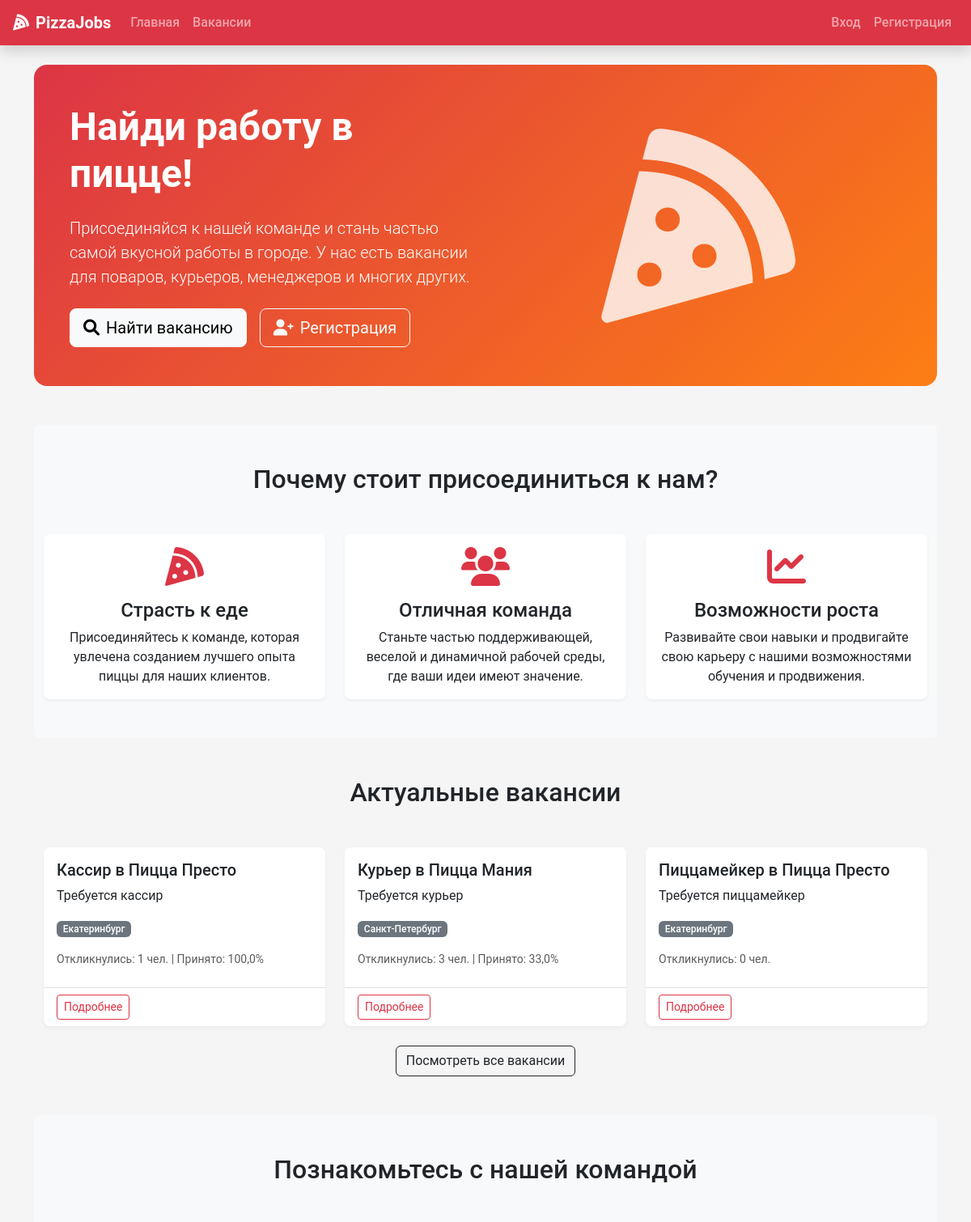
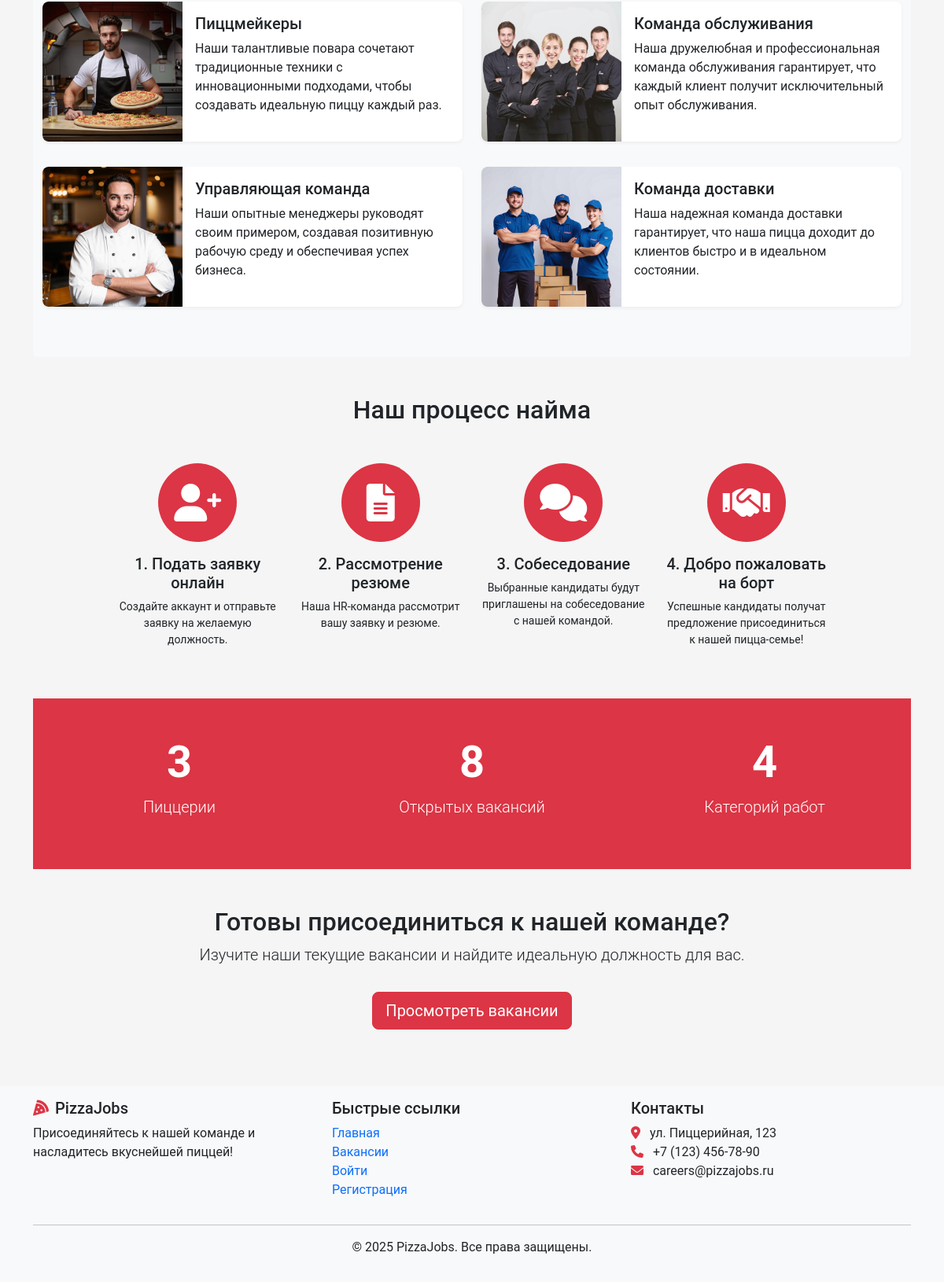
The page / on the database its author committed (2 pictures, top to bottom).
### recruitment/models.py (models this page shows, shortened)
class Vacancy(models.Model):
    title = models.CharField(max_length=100)
    position_type = models.ForeignKey(PositionType,
                                      on_delete=models.CASCADE,
                                      related_name='vacancies')
    restaurants = models.ManyToManyField(Restaurant, related_name='vacancies')
    description = models.TextField()
    requirements = models.TextField()
    responsibilities = models.TextField()
    conditions = models.TextField()
    salary_min = models.DecimalField(max_digits=10,
                                     decimal_places=2,
                                     null=True,
                                     blank=True)
    salary_max = models.DecimalField(max_digits=10,
                                     decimal_places=2,
                                     null=True,
                                     blank=True)
    is_active = models.BooleanField(default=True)
    created_at = models.DateTimeField(auto_now_add=True)
    updated_at = models.DateTimeField(auto_now=True)
    created_by = models.ForeignKey(User,
                                   on_delete=models.SET_NULL,
                                   null=True,
                                   related_name='created_vacancies')
    class Meta:
        verbose_name_plural = "Vacancies"

class Restaurant(models.Model):
    name = models.CharField(max_length=100)
    address = models.CharField(max_length=255)
    city = models.CharField(max_length=100)
    manager = models.ForeignKey(User,
                                on_delete=models.SET_NULL,
                                null=True,
                                blank=True,
                                related_name='managed_restaurants')

### recruitment/views.py (the view)
# urls.py: path('', views.home, name='home'),
def home(request):
    vacancy_count = Vacancy.objects.filter(is_active=True).count()
    restaurant_count = Restaurant.objects.count()
    position_types = PositionType.objects.all()[:5]  # Get 5 position types for display
    recent_vacancies = Vacancy.objects.filter(is_active=True).annotate(
        total_applications=Count('applications', distinct=True),
        accepted_applications=Count(
            'applications',
            filter=Q(applications__status=ApplicationStatus.ACCEPTED),
            distinct=True
        ),
    ).annotate(
        acceptance_rate=Round(
            Case(
                When(total_applications__gt=0,
                    then=F('accepted_applications') * Value(100.0) / F('total_applications')),
                default=Value(0),
                output_field=FloatField()
            ),
            0
        )
    ).order_by('-created_at')[:3]
    context = {
        'vacancy_count': vacancy_count,
        'restaurant_count': restaurant_count,
        'position_types': position_types,
        'recent_vacancies': recent_vacancies,
    }
    return render(request, 'home.html', context)

### templates/home.html (shortened to what this page needs)
{% extends 'base.html' %}
{% load static %}
{% block content %}
<div class="container">
    <section class="hero-section py-4 py-lg-5 mb-4 mb-lg-5" style="background: linear-gradient(135deg, #dc3545 0%, #fd7e14 100%); color: white;">
        <div class="container">
            <div class="row align-items-center">
                <div class="col-lg-6 text-center text-lg-start">
                    <h1 class="display-5 display-lg-4 fw-bold mb-3 mb-lg-4">Найди работу в пицце!</h1>
                    <p class="lead mb-3 mb-lg-4">Присоединяйся к нашей команде и стань частью самой вкусной работы в городе. У нас есть вакансии для поваров, курьеров, менеджеров и многих других.</p>
                    <div class="d-flex flex-column flex-sm-row gap-3 justify-content-center justify-content-lg-start">
                        <a href="{% url 'vacancy_list' %}" class="btn btn-light btn-lg">
                            <i class="fas fa-search me-2"></i>Найти вакансию
                        </a>
                        {% if not user.is_authenticated %}
                        <a href="{% url 'register' %}" class="btn btn-outline-light btn-lg">
                            <i class="fas fa-user-plus me-2"></i>Регистрация
                        </a>
                        {% endif %}
                    </div>
                </div>
                <div class="col-lg-6 text-center d-none d-lg-block">
                    <i class="fas fa-pizza-slice" style="font-size: 15rem; opacity: 0.8;"></i>
                </div>
            </div>
        </div>
    </section>
    <section class="py-5 bg-light rounded">
        <div class="container">
            <h2 class="text-center mb-5">Почему стоит присоединиться к нам?</h2>
            <div class="row g-4">
                <div class="col-md-4">
                    <div class="card h-100 border-0 shadow-sm">
                        <div class="card-body text-center">
                            <i class="fas fa-pizza-slice fa-3x text-danger mb-3"></i>
                            <h4 class="card-title">Страсть к еде</h4>
                            <p class="card-text">Присоединяйтесь к команде, которая увлечена созданием лучшего опыта пиццы для наших клиентов.</p>
                        </div>
                    </div>
                </div>
                <div class="col-md-4">
                    <div class="card h-100 border-0 shadow-sm">
                        <div class="card-body text-center">
                            <i class="fas fa-users fa-3x text-danger mb-3"></i>
                            <h4 class="card-title">Отличная команда</h4>
                            <p class="card-text">Станьте частью поддерживающей, веселой и динамичной рабочей среды, где ваши идеи имеют значение.</p>
                        </div>
                    </div>
                </div>
                <div class="col-md-4">
                    <div class="card h-100 border-0 shadow-sm">
                        <div class="card-body text-center">
                            <i class="fas fa-chart-line fa-3x text-danger mb-3"></i>
                            <h4 class="card-title">Возможности роста</h4>
                            <p class="card-text">Развивайте свои навыки и продвигайте свою карьеру с нашими возможностями обучения и продвижения.</p>
                        </div>
                    </div>
                </div>
            </div>
        </div>
    </section>
    <section class="py-5">
        <div class="container">
            <h2 class="text-center mb-5">Актуальные вакансии</h2>
            {% if recent_vacancies %}
                <div class="row g-4">
                    {% for vacancy in recent_vacancies %}
                        <div class="col-md-4">
                            <div class="card h-100 shadow-sm">
                                <div class="card-body">
                                    <h5 class="card-title">{{ vacancy.title }}</h5>
                                    <p class="card-text">{{ vacancy.description|truncatewords:30 }}</p>
                                    <p>
                                        <span class="badge bg-secondary">
                                            {% if vacancy.restaurants.count == 1 %}
                                                {{ vacancy.restaurants.first.city }}
                                            {% else %}
                                                Несколько локаций
                                            {% endif %}
                                        </span>
                                    </p>
                                    <div class="small text-muted mb-2">
                                        Откликнулись: {{ vacancy.total_applications }} чел.
                                        {% if vacancy.total_applications > 0 %}
                                            | Принято: {{ vacancy.acceptance_rate }}%
                                        {% endif %}
                                    </div>
                                </div>
                                <div class="card-footer bg-white">
                                    <a href="{% url 'vacancy_detail' vacancy.id %}" class="btn btn-sm btn-outline-danger">Подробнее</a>
                                </div>
                            </div>
                        </div>
                    {% endfor %}
                </div>
                <div class="text-center mt-4">
                    <a href="{% url 'vacancy_list' %}" class="btn btn-outline-dark">Посмотреть все вакансии</a>
                </div>
            {% else %}
                <div class="alert alert-info text-center">
                    На данный момент вакансии не доступны. Пожалуйста, проверьте позже.
                </div>
            {% endif %}
        </div>
    </section>
    <section class="py-5 bg-light rounded">
        <div class="container">
            <h2 class="text-center mb-5">Познакомьтесь с нашей командой</h2>
            <div class="row">
                <div class="col-lg-6">
                    <div class="card mb-3 border-0 shadow-sm">
                        <div class="row g-0">
                            <div class="col-md-4">
                                <img src="{% static 'img/pizza_maker.jpg' %}" class="img-fluid rounded-start" alt="Пиццмейкер">
                            </div>
                            <div class="col-md-8">
                                <div class="card-body">
                                    <h5 class="card-title">Пиццмейкеры</h5>
                                    <p class="card-text">Наши талантливые повара сочетают традиционные техники с инновационными подходами, чтобы создавать идеальную пиццу каждый раз.</p>
                                </div>
                            </div>
                        </div>
                    </div>
                </div>
                <div class="col-lg-6">
                    <div class="card mb-3 border-0 shadow-sm">
                        <div class="row g-0">
                            <div class="col-md-4">
                                <img src="{% static 'img/service.jpg' %}" class="img-fluid rounded-start" alt="Персонал ресторана">
                            </div>
                            <div class="col-md-8">
                                <div class="card-body">
                                    <h5 class="card-title">Команда обслуживания</h5>
                                    <p class="card-text">Наша дружелюбная и профессиональная команда обслуживания гарантирует, что каждый клиент получит исключительный опыт обслуживания.</p>
                                </div>
                            </div>
                        </div>
                    </div>
                </div>
            </div>
            <div class="row mt-3">
                <div class="col-lg-6">
                    <div class="card mb-3 border-0 shadow-sm">
                        <div class="row g-0">
                            <div class="col-md-4">
                                <img src="{% static 'img/manager.jpg' %}" class="img-fluid rounded-start" alt="Менеджер ресторана">
                            </div>
                            <div class="col-md-8">
                                <div class="card-body">
                                    <h5 class="card-title">Управляющая команда</h5>
                                    <p class="card-text">Наши опытные менеджеры руководят своим примером, создавая позитивную рабочую среду и обеспечивая успех бизнеса.</p>
                                </div>
                            </div>
                        </div>
                    </div>
                </div>
                <div class="col-lg-6">
                    <div class="card mb-3 border-0 shadow-sm">
                        <div class="row g-0">
                            <div class="col-md-4">
                                <img src="{% static 'img/pizza_delivery.jpg' %}" class="img-fluid rounded-start" alt="Команда доставки">
                            </div>
                            <div class="col-md-8">
                                <div class="card-body">
                                    <h5 class="card-title">Команда доставки</h5>
                                    <p class="card-text">Наша надежная команда доставки гарантирует, что наша пицца доходит до клиентов быстро и в идеальном состоянии.</p>
                                </div>
                            </div>
                        </div>
                    </div>
                </div>
            </div>
        </div>
    </section>
    <section class="py-5">
        <div class="container">
            <h2 class="text-center mb-5">Наш процесс найма</h2>
            <div class="row justify-content-center">
                <div class="col-lg-10">
                    <div class="row">
                        <div class="col-md-3 text-center">
                            <div class="rounded-circle bg-danger text-white d-flex align-items-center justify-content-center mx-auto mb-3" style="width: 100px; height: 100px;">
                                <i class="fas fa-user-plus fa-3x"></i>
                            </div>
                            <h5>1. Подать заявку онлайн</h5>
                            <p class="small">Создайте аккаунт и отправьте заявку на желаемую должность.</p>
                        </div>
                        <div class="col-md-3 text-center">
                            <div class="rounded-circle bg-danger text-white d-flex align-items-center justify-content-center mx-auto mb-3" style="width: 100px; height: 100px;">
                                <i class="fas fa-file-alt fa-3x"></i>
                            </div>
                            <h5>2. Рассмотрение резюме</h5>
                            <p class="small">Наша HR-команда рассмотрит вашу заявку и резюме.</p>
                        </div>
                        <div class="col-md-3 text-center">
                            <div class="rounded-circle bg-danger text-white d-flex align-items-center justify-content-center mx-auto mb-3" style="width: 100px; height: 100px;">
                                <i class="fas fa-comments fa-3x"></i>
                            </div>
                            <h5>3. Собеседование</h5>
                            <p class="small">Выбранные кандидаты будут приглашены на собеседование с нашей командой.</p>
                        </div>
                        <div class="col-md-3 text-center">
                            <div class="rounded-circle bg-danger text-white d-flex align-items-center justify-content-center mx-auto mb-3" style="width: 100px; height: 100px;">
                                <i class="fas fa-handshake fa-3x"></i>
                            </div>
                            <h5>4. Добро пожаловать на борт</h5>
                            <p class="small">Успешные кандидаты получат предложение присоединиться к нашей пицца-семье!</p>
                        </div>
                    </div>
                </div>
            </div>
        </div>
    </section>
    <section class="py-5 bg-danger text-white">
        <div class="container">
            <div class="row text-center">
                <div class="col-md-4 mb-4 mb-md-0">
                    <h2 class="display-4 fw-bold">{{ restaurant_count }}</h2>
                    <p class="lead">Пиццерии</p>
                </div>
                <div class="col-md-4 mb-4 mb-md-0">
                    <h2 class="display-4 fw-bold">{{ vacancy_count }}</h2>
                    <p class="lead">Открытых вакансий</p>
                </div>
                <div class="col-md-4">
                    <h2 class="display-4 fw-bold">{{ position_types|length }}</h2>
                    <p class="lead">Категорий работ</p>
                </div>
            </div>
        </div>
    </section>
    <section class="py-5 text-center">
        <div class="container">
            <h2>Готовы присоединиться к нашей команде?</h2>
            <p class="lead">Изучите наши текущие вакансии и найдите идеальную должность для вас.</p>
            <a href="{% url 'vacancy_list' %}" class="btn btn-lg btn-danger mt-3">Просмотреть вакансии</a>
        </div>
    </section>
</div>
{% endblock %}

### rows shown on the page
Vacancy: title "Кассир в Пицца Престо", description "Требуется кассир", restaurants.first.city "Екатеринбург", total_applications "1", acceptance_rate "100,0"
Vacancy: title "Курьер в Пицца Мания", description "Требуется курьер", restaurants.first.city "Санкт-Петербург", total_applications "3", acceptance_rate "33,0"
Vacancy: title "Пиццамейкер в Пицца Престо", description "Требуется пиццамейкер", restaurants.first.city "Екатеринбург", total_applications "0"

### other values the page prints
{{ restaurant_count }} "3"
{{ vacancy_count }} "8"
{{ position_types|length }} "4"
